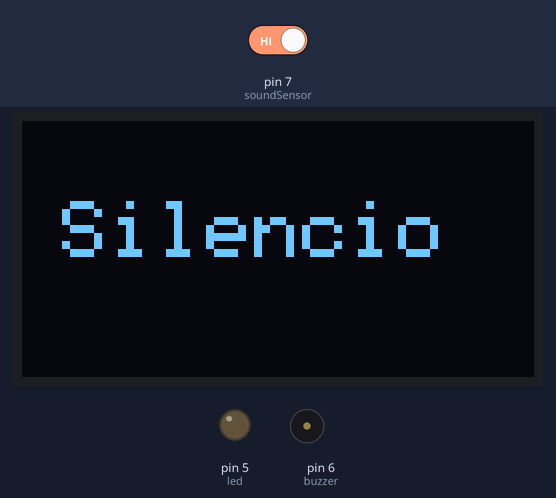
This sketch was run on a simulated Arduino Uno, built with avr-gcc and run on an emulated ATmega328P. Parts: 128×64 one-colour display, output pins drawn as LEDs (lit = HIGH), buzzer (waves = sounding). Inputs (shaded band) come from the test bench; at power-on: pin 7 (soundSensor) HIGH.

Above: at 1.2 s.
1.3 s: pin 7 (soundSensor) driven LOW
At 1.9 s:
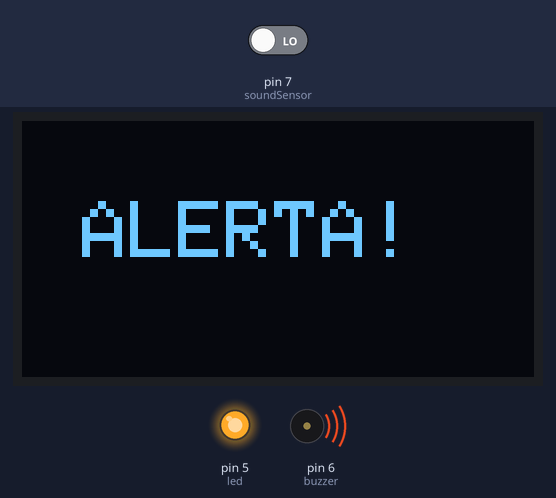
2.9 s: pin 7 (soundSensor) driven HIGH
At 4.0 s:
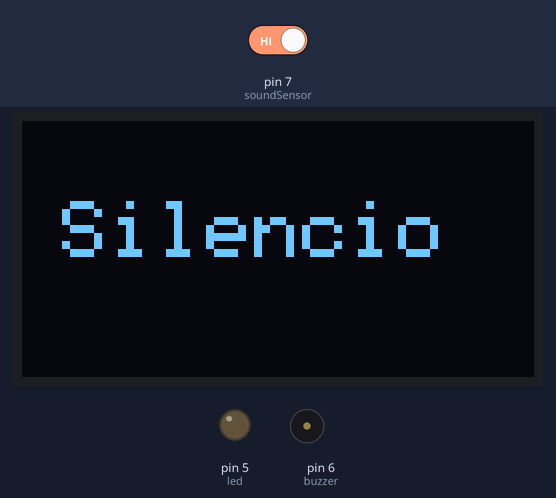
Timing chart, 0 to 5.9 s (numbered marks = the images above; inputs shaded):
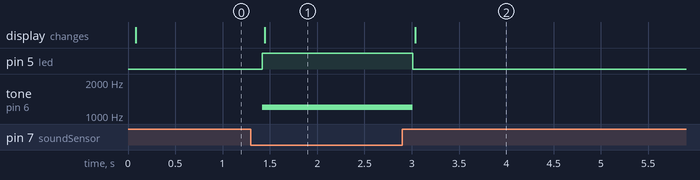

Measured:
- after the input at 1.3 s, pin 5 (led): LOW → HIGH after 0.12 s; tone on pin 6 (buzzer): silent → 1200 Hz after 0.12 s; the display: changes after 0.15 s (image 1)
- after the input at 2.9 s, pin 5 (led): HIGH → LOW after 0.11 s; tone on pin 6 (buzzer): 1200 Hz → silent after 0.11 s; the display: changes after 0.14 s (image 2)

The sketch:

alarm.ino
```cpp
#include <Wire.h>
#include <Adafruit_GFX.h>
#include <Adafruit_SSD1306.h>

#define SCREEN_WIDTH 128
#define SCREEN_HEIGHT 64

Adafruit_SSD1306 display(SCREEN_WIDTH, SCREEN_HEIGHT, &Wire, -1);

int soundSensor = 7;
int buzzer = 6;
int led = 5;

void setup() {
  pinMode(soundSensor, INPUT);
  pinMode(buzzer, OUTPUT);
  pinMode(led, OUTPUT);

  Serial.begin(9600);

  if (!display.begin(SSD1306_SWITCHCAPVCC, 0x3C)) {
    Serial.println("OLED no encontrada");
    while (true);
  }

  display.clearDisplay();
  display.display();
}

void loop() {
  int sound = digitalRead(soundSensor);

  display.clearDisplay();
  display.setTextSize(2);
  display.setTextColor(WHITE);

  if (sound == LOW) {
    display.setCursor(15, 20);
    display.println("ALERTA!");

    digitalWrite(led, HIGH);
    tone(buzzer, 1200);
  } else {
    display.setCursor(10, 20);
    display.println("Silencio");

    digitalWrite(led, LOW);
    noTone(buzzer);
  }

  display.display();

  delay(200);
}
```
